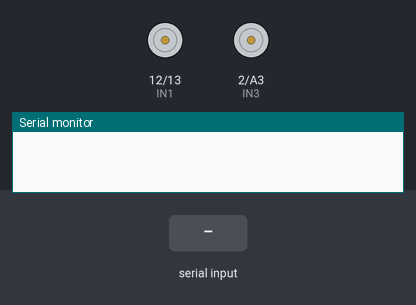
Bench run of a sketch on a simulated Arduino Uno, built with avr-gcc and run on an emulated ATmega328P. Shown: motor-driver pin pairs drawn as motors (green arrow = first pin HIGH = forward, orange = second pin HIGH = backward, longer = more drive, scaled by the enable pin), the last lines printed to the serial monitor. The inputs (shaded band) are chosen by the test bench.

Above: at 1.2 s.
1.3 s: "F" received over the second serial link
At 2.2 s:
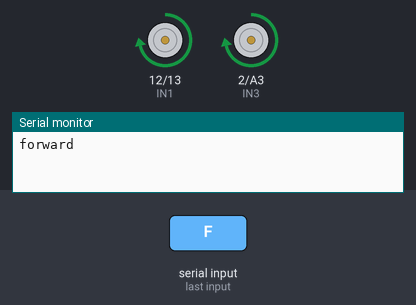
2.8 s: "B" received over the second serial link
At 3.4 s:
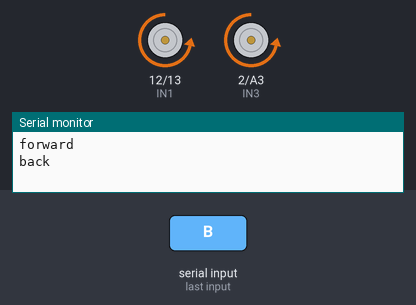
4.3 s: "L" received over the second serial link
At 5.5 s:
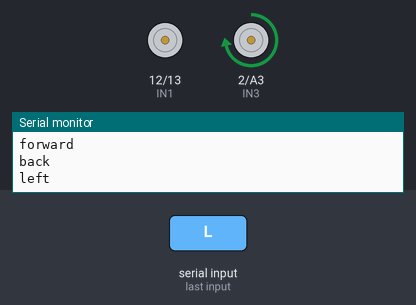
5.8 s: "R" received over the second serial link
At 6.9 s:
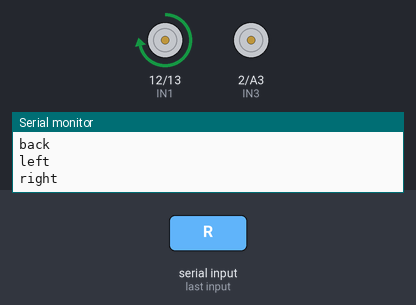
7.3 s: "S" received over the second serial link
At 8.0 s:
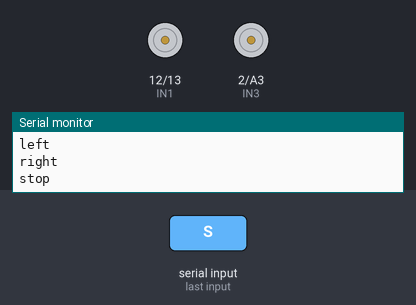
Timing chart, 0 to 9.8 s (numbered marks = the images above; inputs shaded):
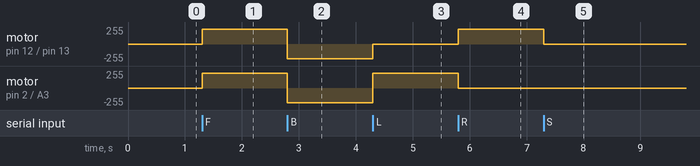

The sketch:

WEEK3TASK4CODE.ino
```cpp
#include <SoftwareSerial.h>
#define ENA 3
#define ENB 11
#define IN1 12
#define IN2 13
#define IN3 2
#define IN4 A3
#define BT_RX A5
#define BT_TX A4
SoftwareSerial btSerial(BT_RX, BT_TX);

char cmd;

void setup() {
  Serial.begin(9600);
  pinMode(ENA, OUTPUT);
  pinMode(ENB, OUTPUT);
  pinMode(IN1, OUTPUT);
  pinMode(IN2, OUTPUT);
  pinMode(IN3, OUTPUT);
  pinMode(IN4, OUTPUT);
  btSerial.begin(9600);
  stopCar();
}

void loop() {
  if (btSerial.available() > 0) {
    cmd = btSerial.read();
    controlCar(cmd);
  }
}
void controlCar(char c) {
  int speed = 220;
  analogWrite(ENA, speed);
  analogWrite(ENB, speed);

  switch(c) {
    case 'F':
      forward();
      Serial.println("forward");
      break;
    case 'B':
    Serial.println("back");
      backward();
      break;
    case 'L':
      Serial.println("left");
      left();
      break;
    case 'R':
      Serial.println("right");
      right();
      break;
    case 'S':
      Serial.println("stop");
      stopCar();
      break;
  }
}

void forward() {
  digitalWrite(IN1, HIGH);
  digitalWrite(IN2, LOW);
  digitalWrite(IN3, HIGH);
  digitalWrite(IN4, LOW);
}

void backward() {
  digitalWrite(IN1, LOW);
  digitalWrite(IN2, HIGH);
  digitalWrite(IN3, LOW);
  digitalWrite(IN4, HIGH);
}

void left() {
  digitalWrite(IN1, LOW);
  digitalWrite(IN2, LOW);
  digitalWrite(IN3, HIGH);
  digitalWrite(IN4, LOW);
}
void right(){
  digitalWrite(IN1, HIGH);
  digitalWrite(IN2, LOW);
  digitalWrite(IN3, LOW);
  digitalWrite(IN4, LOW);
}
void stopCar() {
  digitalWrite(IN1, LOW);
  digitalWrite(IN2, LOW);
  digitalWrite(IN3, LOW);
  digitalWrite(IN4, LOW);
}
```

Measured:
- after the input at 1.3 s, motor on pin 12 (IN1) / pin 13 (IN2), motor on pin 2 (IN3) / A3 (IN4): stopped → forward 220/255 at once
- after the input at 2.8 s, motor on pin 12 (IN1) / pin 13 (IN2), motor on pin 2 (IN3) / A3 (IN4): forward 220/255 → backward 220/255 at once
- after the input at 4.3 s, motor on pin 12 (IN1) / pin 13 (IN2): backward 220/255 → stopped at once; motor on pin 2 (IN3) / A3 (IN4): backward 220/255 → forward 220/255 at once
- after the input at 5.8 s, motor on pin 12 (IN1) / pin 13 (IN2): stopped → forward 220/255 at once; motor on pin 2 (IN3) / A3 (IN4): forward 220/255 → stopped at once
- after the input at 7.3 s, motor on pin 12 (IN1) / pin 13 (IN2): forward 220/255 → stopped at once
